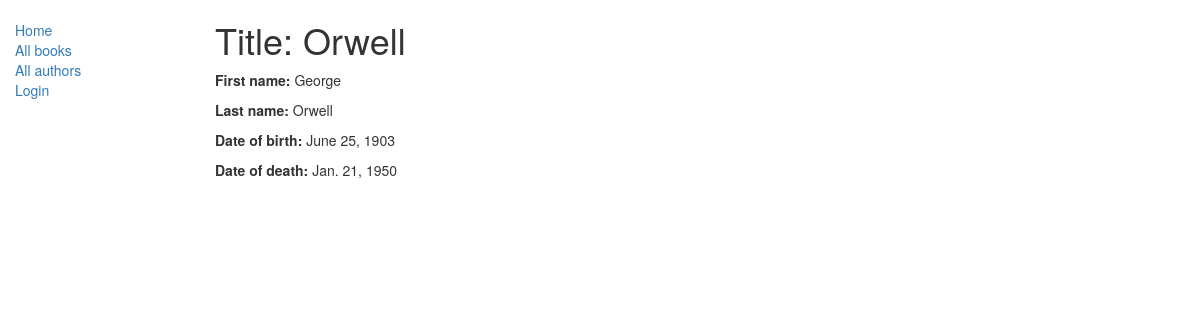
/catalog/author/2, run on the app's committed database.
### catalog/models.py (models this page shows, shortened)
class Author(models.Model):
    first_name = models.CharField(max_length=100)
    last_name = models.CharField(max_length=100)
    date_of_birth = models.DateField(null=True, blank=True)
    date_of_death = models.DateField('Died', null=True, blank=True)
    class Meta:
        ordering = ['last_name']

### catalog/views.py (the view)
# urls.py: re_path(r'^author/(?P<pk>\d+)$', views.AuthorDetailView.as_view(), name='author-detail'),
class AuthorDetailView(generic.DetailView):
    model = Author

### catalog/templates/catalog/author_detail.html
{% extends "base_generic.html" %}
{% block content %}
  <h1>Title: {{ author.last_name }}</h1>
  <p><strong>First name:</strong> {{ author.first_name }}</p>
  <p><strong>Last name:</strong> {{ author.last_name }}</p>
  <p><strong>Date of birth:</strong> {{ author.date_of_birth }}</p>
  <p><strong>Date of death:</strong> {{ author.date_of_death }}</p>
  </div>
{% endblock %}

### data on the page
Author: last_name "Orwell", first_name "George", date_of_birth "June 25, 1903", date_of_death "Jan. 21, 1950"
